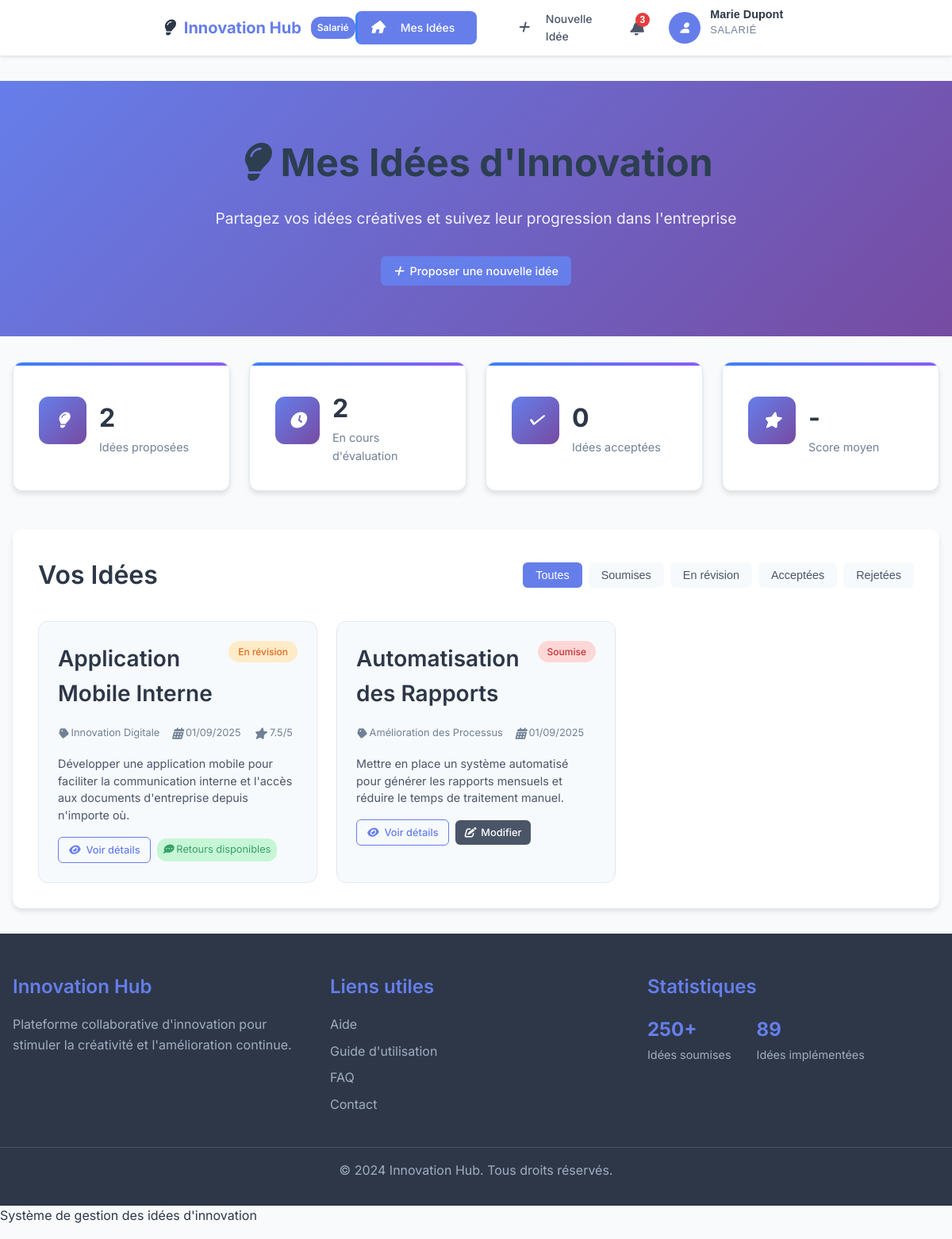
Page /salarie/ideas (signed in) on the committed database.
### tables this page shows
CREATE TABLE `users` (
    `id` BIGINT UNSIGNED NOT NULL AUTO_INCREMENT,
    `first_name` VARCHAR(100) NOT NULL,
    `last_name` VARCHAR(100) NOT NULL,
    `email` VARCHAR(180) NOT NULL,
    `password_hash` VARCHAR(255) NOT NULL,
    `role` ENUM('admin', 'salarie', 'evaluateur') NOT NULL,
    `status` ENUM('active', 'inactive') NOT NULL DEFAULT 'active',
    `created_at` DATETIME NOT NULL DEFAULT CURRENT_TIMESTAMP,
    `updated_at` DATETIME NULL ON UPDATE CURRENT_TIMESTAMP,
    PRIMARY KEY (`id`),
    UNIQUE KEY `email_unique` (`email`),
    KEY `idx_email` (`email`),
    KEY `idx_role` (`role`),
    KEY `idx_status` (`status`)
);

CREATE TABLE `ideas` (
    `id` BIGINT UNSIGNED NOT NULL AUTO_INCREMENT,
    `user_id` BIGINT UNSIGNED NOT NULL,
    `theme_id` BIGINT UNSIGNED NOT NULL,
    `title` VARCHAR(200) NOT NULL,
    `description` TEXT NOT NULL,
    `status` ENUM('submitted', 'under_review', 'accepted', 'rejected', 'archived') NOT NULL DEFAULT 'submitted',
    `avg_score` DECIMAL(4,2) NULL,
    `created_at` DATETIME NOT NULL DEFAULT CURRENT_TIMESTAMP,
    `updated_at` DATETIME NULL ON UPDATE CURRENT_TIMESTAMP,
    PRIMARY KEY (`id`),
    KEY `idx_user_id` (`user_id`),
    KEY `idx_theme_id` (`theme_id`),
    KEY `idx_status` (`status`),
    KEY `idx_created_at` (`created_at`),
    CONSTRAINT `fk_ideas_user_id` FOREIGN KEY (`user_id`) REFERENCES `users` (`id`) ON DELETE CASCADE ON UPDATE CASCADE,
    CONSTRAINT `fk_ideas_theme_id` FOREIGN KEY (`theme_id`) REFERENCES `themes` (`id`) ON DELETE CASCADE ON UPDATE CASCADE
);

CREATE TABLE `themes` (
    `id` BIGINT UNSIGNED NOT NULL AUTO_INCREMENT,
    `name` VARCHAR(150) NOT NULL,
    `description` TEXT NULL,
    `is_active` TINYINT(1) NOT NULL DEFAULT 1,
    `created_at` DATETIME NOT NULL DEFAULT CURRENT_TIMESTAMP,
    PRIMARY KEY (`id`),
    UNIQUE KEY `name_unique` (`name`),
    KEY `idx_is_active` (`is_active`)
);

### app/Views/salarie/ideas/index.php (the view, shortened to what the rows shown need)
<div class="hero-section">
    <div class="hero-content">
        <h1 class="hero-title">
            <i class="icon-lightbulb"></i>
            Mes Idées d'Innovation
        </h1>
        <p class="hero-subtitle">
            Partagez vos idées créatives et suivez leur progression dans l'entreprise
        </p>
        <a href="/salarie/ideas/create" class="btn btn-primary btn-large">
            <i class="icon-plus"></i>
            Proposer une nouvelle idée
        </a>
    </div>
</div>
<div class="dashboard-container">
    <div class="stats-grid">
        <div class="stat-card">
            <div class="stat-icon">
                <i class="icon-lightbulb"></i>
            </div>
            <div class="stat-content">
                <h3><?= count($ideas) ?></h3>
                <p>Idées proposées</p>
            </div>
        </div>
        <div class="stat-card">
            <div class="stat-icon">
                <i class="icon-clock"></i>
            </div>
            <div class="stat-content">
                <h3><?= count(array_filter($ideas, fn($idea) => $idea['status'] === 'submitted' || $idea['status'] === 'under_review')) ?></h3>
                <p>En cours d'évaluation</p>
            </div>
        </div>
        <div class="stat-card">
            <div class="stat-icon">
                <i class="icon-check"></i>
            </div>
            <div class="stat-content">
                <h3><?= count(array_filter($ideas, fn($idea) => $idea['status'] === 'accepted')) ?></h3>
                <p>Idées acceptées</p>
            </div>
        </div>
        <div class="stat-card">
            <div class="stat-icon">
                <i class="icon-star"></i>
            </div>
            <div class="stat-content">
                <h3><?= $averageScore ?? '-' ?></h3>
                <p>Score moyen</p>
            </div>
        </div>
    </div>
    <div class="ideas-section">
        <div class="section-header">
            <h2>Vos Idées</h2>
            <div class="filter-tabs">
                <button class="filter-tab active" data-filter="all">Toutes</button>
                <button class="filter-tab" data-filter="submitted">Soumises</button>
                <button class="filter-tab" data-filter="under_review">En révision</button>
                <button class="filter-tab" data-filter="accepted">Acceptées</button>
                <button class="filter-tab" data-filter="rejected">Rejetées</button>
            </div>
        </div>
        <?php if (empty($ideas)): ?>
            <div class="empty-state">
                <div class="empty-icon">
                    <i class="icon-lightbulb"></i>
                </div>
                <h3>Aucune idée proposée</h3>
                <p>Vous n'avez pas encore soumis d'idées. Commencez par partager votre première innovation !</p>
                <a href="/salarie/ideas/create" class="btn btn-primary">
                    <i class="icon-plus"></i>
                    Proposer une idée
                </a>
            </div>
        <?php else: ?>
            <div class="ideas-grid" id="ideasGrid">
                <?php foreach ($ideas as $idea): ?>
                    <div class="idea-card" data-status="<?= $idea['status'] ?>">
                        <div class="idea-header">
                            <h3 class="idea-title">
                                <a href="/salarie/ideas/<?= $idea['id'] ?>">
                                    <?= htmlspecialchars($idea['title']) ?>
                                </a>
                            </h3>
                            <span class="status-badge status-<?= $idea['status'] ?>">
                                <?= match($idea['status']) {
                                    'submitted' => 'Soumise',
                                    'under_review' => 'En révision',
                                    'accepted' => 'Acceptée',
                                    'rejected' => 'Rejetée',
                                    default => ucfirst($idea['status'])
                                } ?>
                            </span>
                        </div>
                        <div class="idea-meta">
                            <div class="meta-item">
                                <i class="icon-tag"></i>
                                <span><?= htmlspecialchars($idea['theme_name'] ?? 'Thème non défini') ?></span>
                            </div>
                            <div class="meta-item">
                                <i class="icon-calendar"></i>
                                <span><?= date('d/m/Y', strtotime($idea['created_at'])) ?></span>
                            </div>
                            <?php if (isset($idea['avg_score']) && $idea['avg_score']): ?>
                                <div class="meta-item">
                                    <i class="icon-star"></i>
                                    <span><?= number_format($idea['avg_score'], 1) ?>/5</span>
                                </div>
                            <?php endif; ?>
                        </div>
                        <div class="idea-description">
                            <?= nl2br(htmlspecialchars(substr($idea['description'], 0, 150))) ?>
                        </div>
                        <div class="idea-actions">
                            <a href="/salarie/ideas/<?= $idea['id'] ?>" class="btn btn-sm btn-outline">
                                <i class="icon-eye"></i>
                                Voir détails
                            </a>
                            <?php if ($idea['status'] === 'submitted'): ?>
                                <a href="/salarie/ideas/<?= $idea['id'] ?>/edit" class="btn btn-sm btn-secondary">
                                    <i class="icon-edit"></i>
                                    Modifier
                                </a>
                            <?php endif; ?>
                            <?php if (in_array($idea['status'], ['accepted', 'under_review'])): ?>
                                <span class="feedback-indicator">
                                    <i class="icon-message"></i>
                                    Retours disponibles
                                </span>
                            <?php endif; ?>
                        </div>
                    </div>
                <?php endforeach; ?>
            </div>
        <?php endif; ?>
    </div>
</div>

### app/Views/layouts/front.php (shortened to what the rows shown need)
<!DOCTYPE html>
<html lang="fr">
<head>
    <link rel="stylesheet" href="https://cdnjs.cloudflare.com/ajax/libs/font-awesome/6.4.0/css/all.min.css">
    <link rel="stylesheet" href="/assets/css/style.css">
</head>
<body class="front-layout">
    <nav class="navbar">
        <div class="navbar-container">
            <div class="navbar-brand">
                <?php
                $currentUser = $user ?? $authUser ?? [];
                $userRole = $currentUser['role'] ?? 'user';
                $brandText = match($userRole) {
                    'admin' => 'Admin',
                    'salarie' => 'Salarié',
                    'evaluateur' => 'Évaluateur',
                    default => 'User'
                };
                $homeUrl = match($userRole) {
                    'admin' => '/admin',
                    'salarie' => '/salarie/ideas',
                    'evaluateur' => '/evaluateur/dashboard',
                    default => '/'
                };
                ?>
                <a href="<?= $homeUrl ?>" class="brand-link">
                    <i class="icon-lightbulb"></i>
                    <span class="brand-text">Innovation Hub</span>
                    <span class="brand-badge"><?= $brandText ?></span>
                </a>
            </div>
            <div class="navbar-nav" id="navbarNav">
                <?php if ($userRole === 'salarie'): ?>
                    <a href="/salarie/ideas" class="nav-link <?= $_SERVER['REQUEST_URI'] === '/salarie/ideas' ? 'active' : '' ?>">
                        <i class="icon-home"></i>
                        <span>Mes Idées</span>
                    </a>
                    <a href="/salarie/ideas/create" class="nav-link <?= strpos($_SERVER['REQUEST_URI'], '/salarie/ideas/create') !== false ? 'active' : '' ?>">
                        <i class="icon-plus"></i>
                        <span>Nouvelle Idée</span>
                    </a>
                <?php endif; ?>
            </div>
            <div class="navbar-user">
                <div class="notification-dropdown">
                    <button class="notification-btn" onclick="toggleNotifications()">
                        <i class="icon-bell"></i>
                        <span class="notification-badge">3</span>
                    </button>
                </div>
                <div class="user-dropdown">
                    <button class="user-btn" onclick="toggleUserMenu()">
                        <div class="user-avatar">
                            <i class="icon-user"></i>
                        </div>
                        <div class="user-info">
                            <span class="user-name"><?= htmlspecialchars(($currentUser['first_name'] ?? $authUser['firstname'] ?? '') . ' ' . ($currentUser['last_name'] ?? $authUser['lastname'] ?? '')) ?></span>
                            <span class="user-role"><?= $brandText ?></span>
                        </div>
                    </button>
                </div>
            </div>
        </div>
    </nav>
    <main class="main-content">
        <?= $content ?>
    </main>
    <footer class="footer">
        <div class="footer-container">
            <div class="footer-section">
                <h4>Innovation Hub</h4>
                <p>Plateforme collaborative d'innovation pour stimuler la créativité et l'amélioration continue.</p>
            </div>
            <div class="footer-section">
                <h4>Liens utiles</h4>
                <ul>
                    <li><a href="/help">Aide</a></li>
                    <li><a href="/guide">Guide d'utilisation</a></li>
                    <li><a href="/faq">FAQ</a></li>
                    <li><a href="/contact">Contact</a></li>
                </ul>
            </div>
            <div class="footer-section">
                <h4>Statistiques</h4>
                <div class="footer-stats">
                    <div class="stat">
                        <strong>250+</strong>
                        <span>Idées soumises</span>
                    </div>
                    <div class="stat">
                        <strong>89</strong>
                        <span>Idées implémentées</span>
                    </div>
                </div>
            </div>
        </div>
        <div class="footer-bottom">
            <p>&copy; 2024 Innovation Hub. Tous droits réservés.</p>
        </div>
    </footer>
</body>
</html>
                    <p>Système de gestion des idées d'innovation</p>
</body>
</html>

### rows in the picture
users: role "Salarié", first_name+last_name "Marie Dupont", role "SALARIÉ"
ideas: title "Application Mobile Interne", status "En révision", theme.name "Innovation Digitale", created_at "01/09/2025", avg_score "7.5", description "Développer une application mobile pour faciliter la communication interne et l'accès aux documents d'entreprise depuis n'importe où.", shows "Retours disponibles"
ideas: title "Automatisation des Rapports", status "Soumise", theme.name "Amélioration des Processus", created_at "01/09/2025", description "Mettre en place un système automatisé pour générer les rapports mensuels et réduire le temps de traitement manuel."

### other values in the picture
count($ideas) "2"
$averageScore "-"
